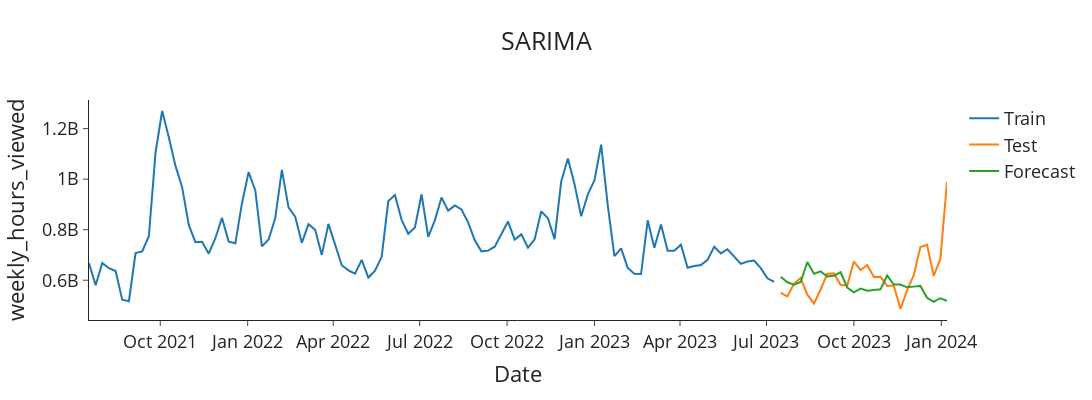

Notebook code for this chart:
### Code cell
def plot_forecasts(forecasts, title: str) -> None:
    """Function to plot the forecasts."""
    
    fig = go.Figure()
    fig.add_trace(go.Scatter(x=train["week"], y=train["weekly_hours_viewed"], name='Train'))
    fig.add_trace(go.Scatter(x=test["week"], y=test["weekly_hours_viewed"], name='Test'))
    fig.add_trace(go.Scatter(x=test["week"], y=forecasts, name='Forecast'))
    fig.update_layout(template="simple_white", font=dict(size=18), title_text=title,
                      width=1200, title_x=0.5, height=400, xaxis_title='Date',
                      yaxis_title="weekly_hours_viewed")

    return fig.show()


# Plot the forecasts
plot_forecasts(forecasts, 'SARIMA')
